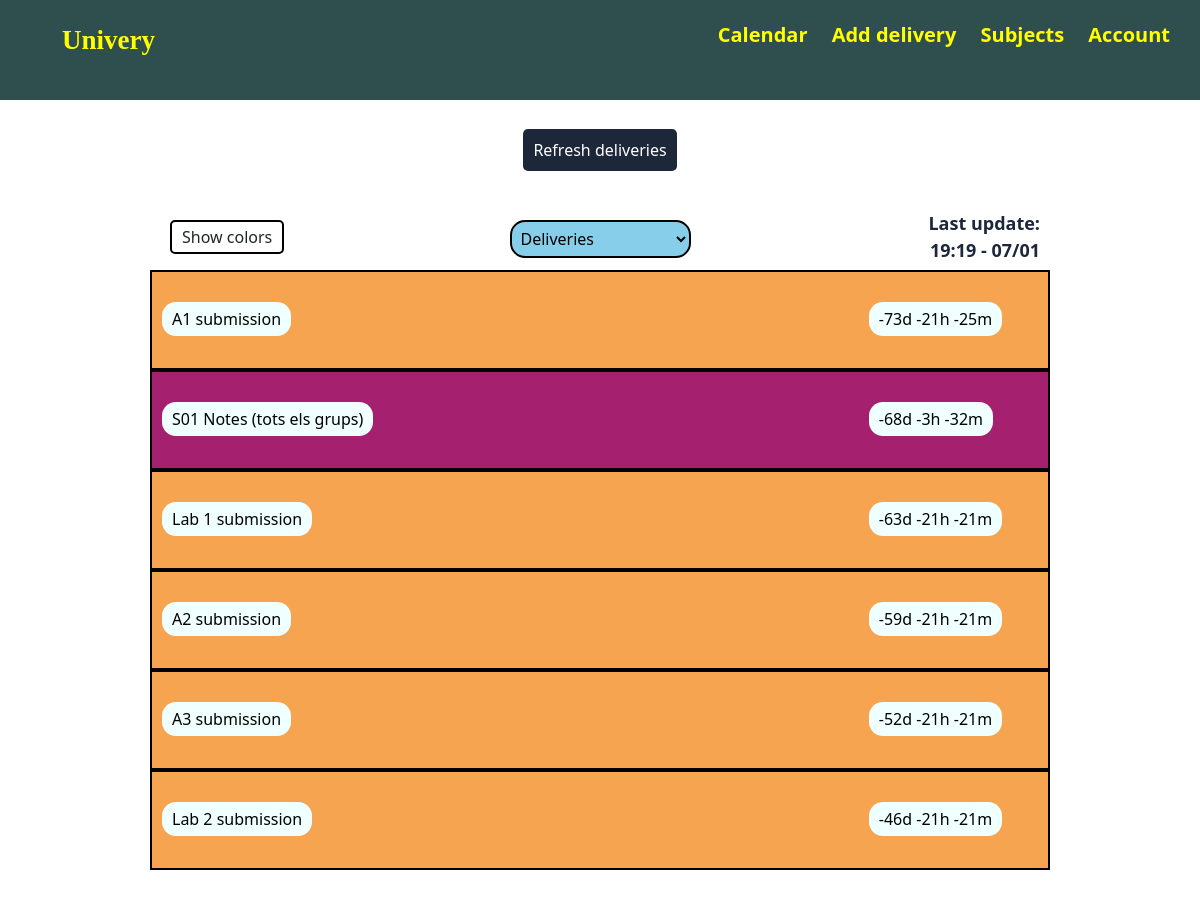
Screenshot of / (signed in) with the database file from the repository.
### app/models.py (models this page shows, shortened)
class User(db.Model, UserMixin):
    id = db.Column(db.Integer, primary_key=True)
    fullname = db.Column(db.String(70), nullable=False)
    identification = db.Column(db.String(15), unique=True, nullable=False)
    password = db.Column(db.String(60), nullable=False)
    last_update = db.Column(db.DateTime, nullable=True)
    deliveries = db.relationship("UserDelivery", back_populates="user")
    subjects = db.relationship("UserSubject", back_populates="user")

class Delivery(db.Model):
    id = db.Column(db.Integer, primary_key=True)
    identification = db.Column(db.String(15), nullable=False, default=0)
    name = db.Column(db.String(80), nullable=False)
    description = db.Column(db.String(1000))
    toDate = db.Column(db.DateTime, nullable=True)
    toDateStr = db.Column(db.String(20), nullable=True)
    url = db.Column(db.String(300), nullable=True)
    hasEnded = db.Column(db.Boolean, nullable=False, default=False)
    subject_id = db.Column(db.String(15), db.ForeignKey('subject.identification'), nullable=False)
    users = db.relationship("UserDelivery", back_populates="delivery")

### app/main/routes.py (the view)
@main.route("/")
def home():
    if not current_user.is_authenticated:
        return render_template('welcome.html', title="Welcome")
    return render_template('delivery/not-done-deliveries.html', title="Home",
            deliveries=filter_deliveries(
                current_user.deliveries,
                lambda d: not d.isDone and not d.isEliminated),
            date_format=DATE_FORMAT)

### app/deliveries/utils.py (called while the page is built)
def filter_deliveries(deliveries, restriction):
    deliveries = [(
        ud.delivery,
        USbySubject(ud.delivery.subject_id)
        ) for ud in deliveries if restriction(ud) #and ud.delivery.toDate > datetime.now()
    ]
    return sorted(deliveries, key=lambda x: x[0].toDate)

### app/global_utils.py (called while the page is built)
def USbySubject(subject_id):
    return db.session.query(UserSubject).filter_by(
        subject_id=subject_id,
        user_id=current_user.id
    ).first()

### app/models.py (called while the page is built)
@login_manager.user_loader
def load_user(user_id):
    return User.query.get(int(user_id))

### app/templates/delivery/not-done-deliveries.html (shortened to what this page needs)
{% extends "home.html" %}
{% block deliveries %}
<div class="menu">
    <div class="colors">
        <p id="colors-btn">Show colors</p>
    </div>
    <div class="dropdown">
        <select class="delivery-dropdown" id="delivery-type"  onchange="deliveryType()">
            <option selected value="/">Deliveries</option>
        </select>
    </div>
    {% if current_user.last_update %}
        <div class="last-update">
            <p>Last update: <br>{{current_user.last_update.strftime("%H:%M - %d/%m") }}</p>
        </div>
    {% endif %}
</div>
<div id="notdone" class="delivery-container">
    {% if deliveries|length > 0 %}
        {% for delivery, subject in deliveries %}
            <div onclick="openPopup([
                    '{{delivery.name}}',
                    '{{delivery.description}}',
                    '{{delivery.toDate.strftime(date_format)}}',
                    '{{delivery.url}}',
                    'Done',
                    '{{subject.subject.name}}',
                    '{{subject.subject.identification}}',
                    '{{delivery.id}}'
                    ], '{{request.endpoint}}')")"
                    class="delivery-block" style="background-color: {{subject.color}};">
                <div class="delivery-name">
                    <p>{{delivery.name}}</p>
                </div>
                <div class="delivery-date">
                    <p class="time">{{delivery.toDate}}</p>
                </div>
            </div>
        {% endfor %}
    {% else %}
        <div class="delivery-block">
            <div class="delivery-name">
                <p class="vcenter">No future deliveries</p>
            </div>
        </div>
    {% endif %}
</div>
{% endblock deliveries %}

### app/static/style.css (style rules this page uses)
* { margin: 0; padding: 0; box-sizing: border-box; }
.delivery-container { width: min(80%, 900px); margin: 0 auto; height: 600px; overflow-y: scroll; }
.delivery-block { border: 2px solid black; height: 100px; margin-bottom: 0px; cursor: pointer; }
.delivery-name { width: 80%; float: left; height: 100px; vertical-align: middle; padding-left: 10px; padding-right: 10px; display: inline-block; padding-top: 30px; }
.delivery-name p { background-color: azure; color: black; width: fit-content; padding: 5px 10px; border-radius: 14px; }
.delivery-date { width: 20%; float: left; height: 100px; vertical-align: middle; display: inline-block; padding-top: 30px; }
.delivery-date p { background-color: azure; color: black; width: fit-content; padding: 5px 10px; border-radius: 14px; }
.time { color: chartreuse; }
.menu { width: min(80%, 900px); margin: 0 auto; height: 70px; }
.colors { float: left; width: 30%; height: 100%; }
.colors p { width: fit-content; margin-left: 20px; margin-top: 20px; padding: 3px 10px; border: 2px solid black; border-radius: 5px; background-color: white; cursor: help; }
.last-update { float: left; width: 30%; height: 100%; }
.last-update p { text-align: right; font-size: 18px; color: #1c273a; font-weight: 600; margin-top: 10px; margin-right: 10px; }
.dropdown { height: 100%; float: left; width: 40%; text-align: center; }
.delivery-dropdown { margin-top: 20px; float: center; background-color: skyblue; padding: 5px; border: 2px solid black; border-radius: 15px; }

### rows the page displays
User: last_update "19:19 - 07/01"
Delivery: name "A1 submission"
Delivery: name "S01 Notes (tots els grups)"
Delivery: name "Lab 1 submission"
Delivery: name "A2 submission"
Delivery: name "A3 submission"
Delivery: name "Lab 2 submission"
